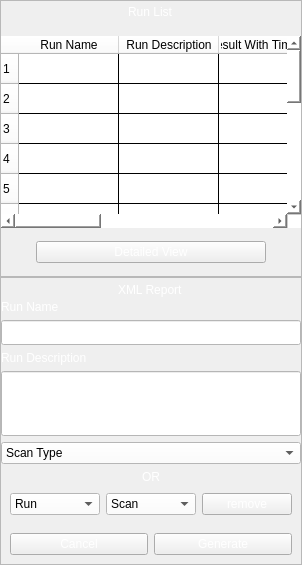
                  <widget class="QFrame" name="right_frame">
                   <property name="frameShape">
                    <enum>QFrame::NoFrame</enum>
                   </property>
                   <property name="frameShadow">
                    <enum>QFrame::Raised</enum>
                   </property>
                   <layout class="QVBoxLayout" name="verticalLayout_18">
                    <property name="spacing">
                     <number>0</number>
                    </property>
                    <property name="leftMargin">
                     <number>0</number>
                    </property>
                    <property name="topMargin">
                     <number>0</number>
                    </property>
                    <property name="rightMargin">
                     <number>0</number>
                    </property>
                    <property name="bottomMargin">
                     <number>0</number>
                    </property>
                    <item>
                     <widget class="QFrame" name="top_frame_2">
                      <property name="minimumSize">
                       <size>
                        <width>0</width>
                        <height>130</height>
                       </size>
                      </property>
                      <property name="maximumSize">
                       <size>
                        <width>16777215</width>
                        <height>16777215</height>
                       </size>
                      </property>
                      <property name="frameShape">
                       <enum>QFrame::StyledPanel</enum>
                      </property>
                      <property name="frameShadow">
                       <enum>QFrame::Raised</enum>
                      </property>
                      <layout class="QVBoxLayout" name="verticalLayout_19">
                       <property name="spacing">
                        <number>13</number>
                       </property>
                       <property name="leftMargin">
                        <number>0</number>
                       </property>
                       <property name="topMargin">
                        <number>0</number>
                       </property>
                       <property name="rightMargin">
                        <number>0</number>
                       </property>
                       <property name="bottomMargin">
                        <number>13</number>
                       </property>
                       <item alignment="Qt::AlignHCenter">
                        <widget class="QLabel" name="run_list_title">
                         <property name="minimumSize">
                          <size>
                           <width>0</width>
                           <height>22</height>
                          </size>
                         </property>
                         <property name="styleSheet">
                          <string notr="true">color: white;</string>
                         </property>
                         <property name="text">
                          <string>Run List</string>
                         </property>
                        </widget>
                       </item>
                       <item>
                        <widget class="QTableWidget" name="run_list_table">
                         <property name="styleSheet">
                          <string notr="true">color: black;
gridline-color: black;
background-color: white; 
selection-background-color: #353535; 
border-radius: 10px</string>
                         </property>
                         <property name="frameShape">
                          <enum>QFrame::StyledPanel</enum>
                         </property>
                         <property name="lineWidth">
                          <number>2</number>
                         </property>
                         <property name="rowCount">
                          <number>14</number>
                         </property>
                         <property name="columnCount">
                          <number>6</number>
                         </property>
                         <row/>
                         <row/>
                         <row/>
                         <row/>
                         <row/>
                         <row/>
                         <row/>
                         <row/>
                         <row/>
                         <row/>
                         <row/>
                         <row/>
                         <row/>
                         <row/>
                         <column>
                          <property name="text">
                           <string>Run Name</string>
                          </property>
                         </column>
                         <column>
                          <property name="text">
                           <string>Run Description</string>
                          </property>
                         </column>
                         <column>
                          <property name="text">
                           <string>Result With Timestamp</string>
                          </property>
                         </column>
                         <column>
                          <property name="text">
                           <string>Play</string>
                          </property>
                         </column>
                         <column>
                          <property name="text">
                           <string>Pause</string>
                          </property>
                         </column>
                         <column>
                          <property name="text">
                           <string>Stop</string>
                          </property>
                         </column>
                        </widget>
                       </item>
                       <item alignment="Qt::AlignHCenter">
                        <widget class="QPushButton" name="detailed_view_btn">
                         <property name="minimumSize">
                          <size>
                           <width>230</width>
                           <height>0</height>
                          </size>
                         </property>
                         <property name="maximumSize">
                          <size>
                           <width>275</width>
                           <height>16777215</height>
                          </size>
                         </property>
                         <property name="styleSheet">
                          <string notr="true">QPushButton {
	color: rgb(255, 255, 255);
}
QPushButton:hover {
	background-color: rgb(85, 170, 255);
}</string>
                         </property>
                         <property name="text">
                          <string>Detailed View</string>
                         </property>
                        </widget>
                       </item>
                      </layout>
                     </widget>
                    </item>
                    <item>
                     <widget class="QFrame" name="bottom_frame_2">
                      <property name="frameShape">
                       <enum>QFrame::StyledPanel</enum>
                      </property>
                      <property name="frameShadow">
                       <enum>QFrame::Raised</enum>
                      </property>
                      <layout class="QVBoxLayout" name="verticalLayout_20" stretch="0,0,0,0">
                       <property name="spacing">
                        <number>0</number>
                       </property>
                       <property name="leftMargin">
                        <number>0</number>
                       </property>
                       <property name="topMargin">
                        <number>0</number>
                       </property>
                       <property name="rightMargin">
                        <number>0</number>
                       </property>
                       <property name="bottomMargin">
                        <number>0</number>
                       </property>
                       <item alignment="Qt::AlignHCenter">
                        <widget class="QLabel" name="xml_report_title">
                         <property name="minimumSize">
                          <size>
                           <width>0</width>
                           <height>22</height>
                          </size>
                         </property>
                         <property name="maximumSize">
                          <size>
                           <width>16777215</width>
                           <height>20</height>
                          </size>
                         </property>
                         <property name="styleSheet">
                          <string notr="true">color: white;</string>
                         </property>
                         <property name="text">
                          <string>XML Report</string>
                         </property>
                        </widget>
                       </item>
                       <item>
                        <widget class="QFrame" name="frame_16">
                         <property name="frameShape">
                          <enum>QFrame::NoFrame</enum>
                         </property>
                         <property name="frameShadow">
                          <enum>QFrame::Raised</enum>
                         </property>
                         <layout class="QVBoxLayout" name="verticalLayout_21">
                          <property name="spacing">
                           <number>6</number>
                          </property>
                          <property name="leftMargin">
                           <number>0</number>
                          </property>
                          <property name="topMargin">
                           <number>0</number>
                          </property>
                          <property name="rightMargin">
                           <number>0</number>
                          </property>
                          <property name="bottomMargin">
                           <number>0</number>
                          </property>
                          <item>
                           <widget class="QLabel" name="run_name_label_2">
                            <property name="maximumSize">
                             <size>
                              <width>16777215</width>
                              <height>20</height>
                             </size>
                            </property>
                            <property name="styleSheet">
                             <string notr="true">color: white;</string>
                            </property>
                            <property name="text">
                             <string>Run Name</string>
                            </property>
                            <property name="alignment">
                             <set>Qt::AlignLeading|Qt::AlignLeft|Qt::AlignVCenter</set>
                            </property>
                           </widget>
                          </item>
                          <item>
                           <widget class="QLineEdit" name="run_name_box_2">
                            <property name="minimumSize">
                             <size>
                              <width>0</width>
                              <height>25</height>
                             </size>
                            </property>
                            <property name="styleSheet">
                             <string notr="true">background-color: rgb(255, 255, 255);
color: black;</string>
                            </property>
                           </widget>
                          </item>
                          <item>
                           <widget class="QLabel" name="run_name_label_3">
                            <property name="maximumSize">
                             <size>
                              <width>16777215</width>
                              <height>20</height>
                             </size>
                            </property>
                            <property name="styleSheet">
                             <string notr="true">color: white;</string>
                            </property>
                            <property name="text">
                             <string>Run Description</string>
                            </property>
                            <property name="alignment">
                             <set>Qt::AlignLeading|Qt::AlignLeft|Qt::AlignVCenter</set>
                            </property>
                           </widget>
                          </item>
                          <item>
                           <widget class="QLineEdit" name="run_name_box_3">
                            <property name="minimumSize">
                             <size>
                              <width>0</width>
                              <height>65</height>
                             </size>
                            </property>
                            <property name="styleSheet">
                             <string notr="true">background-color: rgb(255, 255, 255);
color: black;</string>
                            </property>
                           </widget>
                          </item>
                          <item alignment="Qt::AlignHCenter">
                           <widget class="QComboBox" name="scan_type_drop_down_2">
                            <property name="minimumSize">
                             <size>
                              <width>300</width>
                              <height>0</height>
                             </size>
                            </property>
                            <property name="maximumSize">
                             <size>
                              <width>300</width>
                              <height>16777215</height>
                             </size>
                            </property>
                            <property name="styleSheet">
                             <string notr="true">background-color: rgb(255, 255, 255);
color: black;</string>
                            </property>
                            <item>
                             <property name="text">
                              <string>Scan Type</string>
                             </property>
                            </item>
                            <item>
                             <property name="text">
                              <string>CutyCapt</string>
                             </property>
                            </item>
                           </widget>
                          </item>
                          <item alignment="Qt::AlignHCenter">
                           <widget class="QLabel" name="run_name_label_4">
                            <property name="maximumSize">
                             <size>
                              <width>16777215</width>
                              <height>20</height>
                             </size>
                            </property>
                            <property name="styleSheet">
                             <string notr="true">color: white;</string>
                            </property>
                            <property name="text">
                             <string>OR</string>
                            </property>
                            <property name="alignment">
                             <set>Qt::AlignLeading|Qt::AlignLeft|Qt::AlignVCenter</set>
                            </property>
                           </widget>
                          </item>
                         </layout>
                        </widget>
                       </item>
                       <item>
                        <widget class="QFrame" name="frame_17">
                         <property name="frameShape">
                          <enum>QFrame::NoFrame</enum>
                         </property>
                         <property name="frameShadow">
                          <enum>QFrame::Raised</enum>
                         </property>
                         <layout class="QHBoxLayout" name="horizontalLayout_8">
                          <item>
                           <widget class="QComboBox" name="scan_type_drop_down_3">
                            <property name="styleSheet">
                             <string notr="true">background-color: rgb(255, 255, 255);
color: black;</string>
                            </property>
                            <item>
                             <property name="text">
                              <string>Run</string>
                             </property>
                            </item>
                           </widget>
                          </item>
                          <item>
                           <widget class="QComboBox" name="scan_type_drop_down_4">
                            <property name="styleSheet">
                             <string notr="true">background-color: rgb(255, 255, 255);
color: black;</string>
                            </property>
                            <item>
                             <property name="text">
                              <string>Scan</string>
                             </property>
                            </item>
                           </widget>
                          </item>
                          <item>
                           <widget class="QPushButton" name="add_config_run_btn_2">
                            <property name="styleSheet">
                             <string notr="true">QPushButton {
	color: rgb(255, 255, 255);
}
QPushButton:hover {
	background-color: rgb(85, 170, 255);
}</string>
                            </property>
                            <property name="text">
                             <string>remove</string>
                            </property>
                           </widget>
                          </item>
                         </layout>
                        </widget>
                       </item>
                       <item>
                        <widget class="QFrame" name="frame_9">
                         <property name="frameShape">
                          <enum>QFrame::NoFrame</enum>
                         </property>
                         <property name="frameShadow">
                          <enum>QFrame::Raised</enum>
                         </property>
                         <layout class="QHBoxLayout" name="horizontalLayout_9">
                          <item>
                           <widget class="QPushButton" name="add_config_run_btn_4">
                            <property name="styleSheet">
                             <string notr="true">QPushButton {
	color: rgb(255, 255, 255);
}
QPushButton:hover {
	background-color: rgb(85, 170, 255);
}</string>
                            </property>
                            <property name="text">
                             <string>Cancel</string>
                            </property>
                           </widget>
                          </item>
                          <item>
                           <widget class="QPushButton" name="add_config_run_btn_3">
                            <property name="styleSheet">
                             <string notr="true">QPushButton {
	color: rgb(255, 255, 255);
}
QPushButton:hover {
	background-color: rgb(85, 170, 255);
}</string>
                            </property>
                            <property name="text">
                             <string>Generate</string>
                            </property>
                           </widget>
                          </item>
                         </layout>
                        </widget>
                       </item>
                      </layout>
                     </widget>
                    </item>
                   </layout>
                  </widget>
